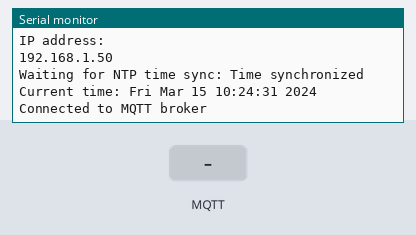
Recording of a sketch running on a simulated ESP8266 (NodeMCU). Shown: the last lines printed to the serial monitor. The test bench sets the inputs (shaded band). WiFi joins after 1.5 s; servers stay silent unless stated; the local clock reads 2024-03-15 10:24:30 at power-on unless the sketch sets it; no MQTT or app messages arrive unless stated.

Above: at 2.7 s.
2.8 s: MQTT message "esp8266/topic" arrives on the first subscribed topic
At 4.0 s:
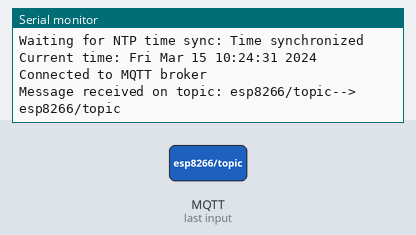
4.3 s: MQTT message "autenticato_esp32" arrives on the first subscribed topic
At 5.1 s:
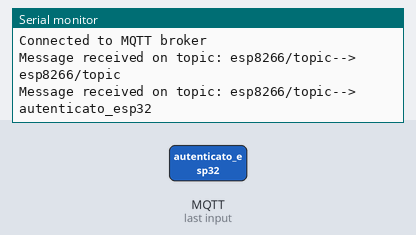
5.8 s: MQTT message "porta_aperta" arrives on the first subscribed topic
At 6.3 s:
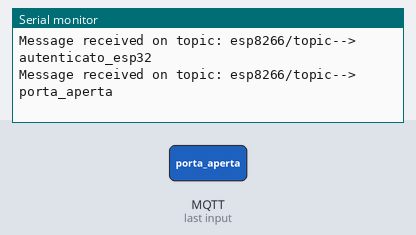
7.3 s: MQTT message "blocca" arrives on the first subscribed topic
At 8.5 s:
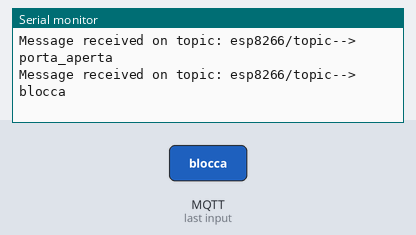
8.8 s: MQTT message "allarme" arrives on the first subscribed topic
At 9.8 s:
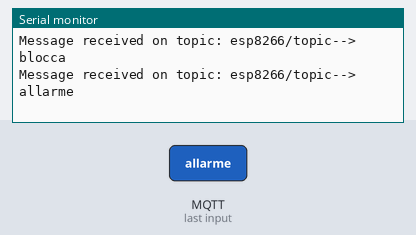
10.3 s: MQTT message "1" arrives on the first subscribed topic
At 10.9 s:
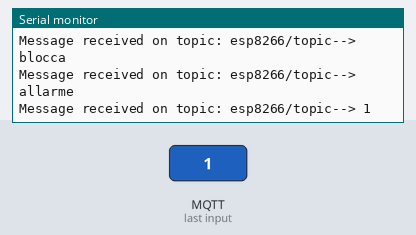

Measured:
- after the input at 2.8 s, the serial monitor: prints a new line at once (image 1)
- after the input at 4.3 s, the serial monitor: prints a new line at once (image 2)
- after the input at 5.8 s, the serial monitor: prints a new line at once (image 3)
- after the input at 7.3 s, the serial monitor: prints a new line at once (image 4)
- after the input at 8.8 s, the serial monitor: prints a new line at once (image 5)
- after the input at 10.3 s, the serial monitor: prints a new line at once (image 6)

The sketch:

Esp8266.ino
```cpp
#include <ESP8266WiFi.h>
#include <PubSubClient.h>
#include <time.h>
#include "secrets.h"


/****************************
 *     Global Variables     *
 ****************************/
// NTP Server settings
const char *ntp_server = "192.168.14.240";
const long gmt_offset_sec = 1L * 60L * 60L;            // GMT offset in seconds (adjust for your time zone)
const int daylight_offset_sec = 3600;                  // Daylight saving time offset in seconds

// WiFi and MQTT client initialization
BearSSL::WiFiClientSecure espClient;
PubSubClient mqtt_client(espClient);


/**********************************
 * functions communication_module *
 **********************************/
void connectToWiFi();
void connectToMQTT();
void syncTime();
void mqttCallback(char *topic, byte *payload, unsigned int length);
void see_esp8266_topic(char *message);
```

a_setup.ino
```cpp
void setup() {
  Serial.begin(115200);

  connectToWiFi();
  syncTime();  // X.509 validation requires synchronization time

  espClient.setTrustAnchors(new BearSSL::X509List(ca_cert));

  /*
    Se nel file 'sudo nano /etc/mosquitto/conf.d/mosquitto.conf' si imposta
    'require_certificate false', commenta questa riga
  */
  espClient.setClientRSACert(new BearSSL::X509List(client_cert), new BearSSL::PrivateKey(client_key));

  mqtt_client.setServer(MQTT_BROKER, MQTT_PORT);
  mqtt_client.setCallback(mqttCallback);
  connectToMQTT();
}
```

b_loop.ino
```cpp
void loop() {
  if (WiFi.status() == WL_CONNECTED) {

    if (!mqtt_client.connected()) {
      connectToMQTT();
    }
    mqtt_client.loop();
  }
  else{
    connectToWiFi();
  }
}
```

c_communication.ino
```cpp
void connectToWiFi() {
  WiFi.mode(WIFI_STA);
  WiFi.begin(ssid, password);
  Serial.println("Connecting to WiFi...");

  while (WiFi.status() != WL_CONNECTED) {
      delay(500);
      Serial.print(".");
  }
  Serial.println("Connected to WiFi");
  Serial.println("IP address: ");
  Serial.println(WiFi.localIP());
  Serial.println();
}


void syncTime() {
    configTime(gmt_offset_sec, daylight_offset_sec, ntp_server);
    Serial.print("Waiting for NTP time sync: ");

    while (time(nullptr) < 8 * 3600 * 2) {
        delay(1000);
        Serial.print(".");
    }

    Serial.println("Time synchronized");
    struct tm timeinfo;

    if (getLocalTime(&timeinfo)) {
        Serial.print("Current time: ");
        Serial.println(asctime(&timeinfo));
    } else {
        Serial.println("Failed to obtain local time");
    }
}


void connectToMQTT() {
  while (!mqtt_client.connected()) {
    if (mqtt_client.connect(HOSTNAME, MQTT_USER, MQTT_PASS)) {
      Serial.println("Connected to MQTT broker");

      mqtt_client.subscribe(MQTT_SUB_ESP82);
    }
    else {
      Serial.print("Failed to connect to MQTT broker, rc=");
      Serial.println(mqtt_client.state());
      delay(5000);
    }
  }
}


void mqttCallback(char *topic, byte *payload, unsigned int length) {
  Serial.print("Message received on topic: ");
  Serial.print(topic);
  Serial.print("--> ");

  char message[length];

  for (int i = 0; i < length; i++) {
    message[i] = (char) payload[i];
  }
  message[length] = '\0';

   if(strcmp(topic, "esp8266/topic") == 0)
      see_esp8266_topic(message);

  Serial.println(message);
}


void see_esp8266_topic(char *message){

  if(strcmp(message, "autenticato_esp32") == 0){
    mqtt_client.publish(MQTT_PUB_RASBERRY, "autenticato");
  }
  else if (strcmp(message, "tentativo_di_accesso_esp32") == 0) {
    mqtt_client.publish(MQTT_PUB_RASBERRY, "tentativo_di_accesso");
  }
  else if (strcmp(message, "autenticazione_fallita_esp32") == 0) {
    mqtt_client.publish(MQTT_PUB_RASBERRY, "autenticazione_fallita");
    mqtt_client.publish(MQTT_PUB_ARDUINO, "allarme");
  }
  else if(strcmp(message, "persona_rilevata_arduino") == 0){
    mqtt_client.publish(MQTT_PUB_RASBERRY, "persona_rilevata");
  }
  else if(strcmp(message, "persona_rilevata_end_arduino") == 0){
    mqtt_client.publish(MQTT_PUB_RASBERRY, "persona_rilevata_end");
  }
  else if (strcmp(message, "porta_aperta") == 0) {
    mqtt_client.publish(MQTT_PUB_ESP32, "apri porta");
  }
  else if (strcmp(message, "blocca") == 0) {
    mqtt_client.publish(MQTT_PUB_ESP32, "blocca");
  }
  else if (strcmp(message, "allarme") == 0) {
    mqtt_client.publish(MQTT_PUB_ARDUINO, "allarme");
  }
}
```

secrets.h
```cpp
const char ssid[] = "Rasberry-AP";
const char password[] = "Password123";

#define HOSTNAME "esp8266"

IPAddress MQTT_BROKER(192, 168, 14, 240);
const int MQTT_PORT = 8883;
const char MQTT_USER[] = "esp8266";
const char MQTT_PASS[] = "%Esp_82!!%";

const char MQTT_SUB_ESP82[] = "esp8266/topic";
const char MQTT_PUB_RASBERRY[] = "rasberry/topic";
const char MQTT_PUB_ESP32[] = "esp32/topic";
const char MQTT_PUB_ARDUINO[] = "arduino/topic";


static const char ca_cert[]
PROGMEM = R"EOF(
-----BEGIN CERTIFICATE-----
MIIDpzCCAo+gAwIBAgIUeMyN+J/Wc+cR1grJ5PSGewcpegEwDQYJKoZIhvcNAQEL
BQAwYzELMAkGA1UEBhMCSVQxDjAMBgNVBAgMBUl0YWx5MRAwDgYDVQQHDAdTYWxl
cm5vMQ4wDAYDVQQKDAVVbmlzYTEOMAwGA1UECwwFVW5pc2ExEjAQBgNVBAMMCXVu
aXNhLmNvbTAeFw0yNDA3MjcxOTE5MThaFw0zNDA3MjUxOTE5MThaMGMxCzAJBgNV
BAYTAklUMQ4wDAYDVQQIDAVJdGFseTEQMA4GA1UEBwwHU2FsZXJubzEOMAwGA1UE
CgwFVW5pc2ExDjAMBgNVBAsMBVVuaXNhMRIwEAYDVQQDDAl1bmlzYS5jb20wggEi
MA0GCSqGSIb3DQEBAQUAA4IBDwAwggEKAoIBAQDDA1HLRDq11RephG7MDvbstyQi
qwSec8GvEIOA5BsXkBOi14gxkJMoln62vVaGaDZBZN7QNSw6CMXz3KOGFY+N0oZU
LNkGPCKjy+UCa3QT0jxcI1y9eMvMWXIMvpkBQPCvfS7wyozn4rUnjyrp7ASt50Z/
mhff2d9F7uPLTUwtJt4RmUlF/4SBIKOKDRjn87M+r3Ovg4x9tnUbdWeFFGK1slHk
vWUMlWJq606JyE37KyRPLmtDtwX2rRqSIEcjIHNEpSlVWFweUmAujKoUmlWsmnhZ
Oowg4j+RxzVZ5LQhT4ZcxtvJx508W0Kl+0ZZKAM3gcnZ9+P3gip+kMXwyvVrAgMB
AAGjUzBRMB0GA1UdDgQWBBTixY9b3Ef5YYMldgxBJDf8pl97PzAfBgNVHSMEGDAW
gBTixY9b3Ef5YYMldgxBJDf8pl97PzAPBgNVHRMBAf8EBTADAQH/MA0GCSqGSIb3
DQEBCwUAA4IBAQAo8nZ6GeMyARjp8Y3XtGGy8LlcpOoNZWZOf4QLDTGHHkFy9qHS
Tu6EuEmZMjWCR8HO/aAa1c3RHbqcUT98Ie8uBDq56ewBa7TkfrCoTY00G9ltgYb1
Xgm15L022FJLfJNxjSYyZ0eL/8XIpbYy/j8VzA2PMWNXH6sHY+sxfpLpB4N+4m/c
vTchagvuW+UThoxqXWZItXjn28IRQeAdB/LWJNuruIDgO9V8wgFguZ2OleT2AAAy
md/umjrjRGqMrZQOfz0ktv37sgS/eabwB1TZYmqsBdI3EXnQkSrOlVOMz7gc/CZG
yHaEP8bt5pw4a+y0noP1hgS/3SjJd6vKdESy
-----END CERTIFICATE-----
)EOF";


const char client_cert[] PROGMEM = R"EOF(
-----BEGIN CERTIFICATE-----
MIIDSjCCAjICFFOxmnwbP9I8DzUl3Dn/KrqxjQ7sMA0GCSqGSIb3DQEBCwUAMGMx
CzAJBgNVBAYTAklUMQ4wDAYDVQQIDAVJdGFseTEQMA4GA1UEBwwHU2FsZXJubzEO
MAwGA1UECgwFVW5pc2ExDjAMBgNVBAsMBVVuaXNhMRIwEAYDVQQDDAl1bmlzYS5j
b20wHhcNMjQwNzI3MTkyNDA4WhcNMzQwNzI1MTkyNDA4WjBgMQswCQYDVQQGEwJJ
VDEOMAwGA1UECAwFSXRhbHkxEDAOBgNVBAcMB1NhbGVybm8xDjAMBgNVBAoMBVVu
aXNhMQ4wDAYDVQQLDAVVbmlzYTEPMA0GA1UEAwwGY2xpZW50MIIBIjANBgkqhkiG
9w0BAQEFAAOCAQ8AMIIBCgKCAQEAz1ufMnUQF13TfFyOLFEOjrbr/3M9kM3rhq6g
eAe9MmGYD9uswEUVl2e6jA1dXsm0Ck0Ct4TDIV7Dmv8jawBfybI7LCov8awhqh+p
HtrO9YkIJCmqyhGD9Pzyl2WlVb8uOhkRYrZWDq/vutGCqXsTOZSvGlV6yiVQjEyF
ZPRyITssnQQQtreQvuC5xEoZWceVMaS79UooBqZRs3xtO+mXlGOezAPyxTRIQU0S
2WWZ1O3R16dvn4u8CHC1KUnPwNtnmqAMjcLsuiWIzaPoh6K+WD/m7oLUFEyk/OZX
aHNbJz55yFCA+Ue3U+emoFi2PZMkc3owHsI6/bRzNLvtGNKppwIDAQABMA0GCSqG
SIb3DQEBCwUAA4IBAQC7YbXcxf5QJzreRJkLB7/RclJwZJ76oJPld/Nh3T+2xHXR
cG0hH34Uchhl32rQ5+LMb5+q/fNABkve8is30HSDnC4a/f9R0+YfRNkWT/swMXic
uNkINU8WotOVtv5VVGb92fui1RC+qgde7DYhPVUI6GBQhgut5FkmhGDBkq1EmtrT
ED3MsoVXZqWtGP9gICLSoztOJwmmLQzcGflNxoxlHcWOJaq3Hng+P2RzWVeIH+Ti
5kwHMiDfJg1wIC94ITc7Ah5jcdXcBCeFBJxQLret79/jv2J7gxCsq4VRh5JkeQe2
MblkOnczp+yHLMrhMz0ISEFTDnPJhQIGqtdQyCc2
-----END CERTIFICATE-----
)EOF";


const char client_key[] PROGMEM = R"EOF(
-----BEGIN RSA PRIVATE KEY-----
MIIEvgIBADANBgkqhkiG9w0BAQEFAASCBKgwggSkAgEAAoIBAQDPW58ydRAXXdN8
XI4sUQ6Otuv/cz2QzeuGrqB4B70yYZgP26zARRWXZ7qMDV1eybQKTQK3hMMhXsOa
/yNrAF/JsjssKi/xrCGqH6ke2s71iQgkKarKEYP0/PKXZaVVvy46GRFitlYOr++6
0YKpexM5lK8aVXrKJVCMTIVk9HIhOyydBBC2t5C+4LnEShlZx5UxpLv1SigGplGz
fG076ZeUY57MA/LFNEhBTRLZZZnU7dHXp2+fi7wIcLUpSc/A22eaoAyNwuy6JYjN
o+iHor5YP+bugtQUTKT85ldoc1snPnnIUID5R7dT56agWLY9kyRzejAewjr9tHM0
u+0Y0qmnAgMBAAECggEAEfl+PlB5eZ0PhRs808ie+24N3RHvR0siXIVssZryIpjl
JpLDUdNrQLmkKRnLezj+21m7n47pn03opNnzBwZ8Ry6lBHoPt+JU9LtT3LHY+N3N
D91wyZ1lE+qNWORdxaYR6sVbhXQK17EWldotemWJ0Bb8asr4HufHKLJFae/qqMih
beSDFjpgMeC4QLU2S+cgVqbylvfW7DLvF1zQPOv+M9K4Zy9GxygTdLVBpND6EXgk
vHMKTYJbYW1sjQEaQ7nNQG1aJvhqM7BgJ5iembtAwDveMAU83a7yteu7eJOuPOTl
10E8TwecfqogGVJqy36LMLVRYkV+Rl2z23CugNP04QKBgQDpOkzKXtAcuF/b8SY5
fLg5TpSWyONG5wiP535nk3RU3pKM4QQCeKEF3Wmheh2GNmxn55iqNUxJGaRtMVc0
Npu9rN3JMu+zhFmlJl8mYRCKfg2Jhk7p+4YOvF9jF9vkp1MEvYXE9+XNv2zHcrec
KdcDbPP5dB37jlJWjLSO3kmBUQKBgQDjmq+o/zNGOwFJ6RCK3tfr05f/ajVQyV+D
PJuUHMyKgMgXpSrW/+KtScPiHYHloqRIbfjtUM2JNBFc5z7ARhDvXBb0WIBYhh3o
+NeEn+LML8me40taICyivYKzaTBeRnV+2+DhNw41LrNvlVcDjMHpRZa/UIWrugH7
zKPq75N9dwKBgCRc7KAYzEXOEVQPczA/W9HDiLNBuv3RA6q8Ix8vBFI/KYZBhwiD
mkd50ABXM8c7MQe6Ojk/ehdjohlMOhZv9TRLgYDfKjRJDFkNdIRdWeDd6mpowGEG
0E333L9sduJdnDn++p5NME017VXjcvEsLNPh5uAb1JjmBbxsz7H+wmMhAoGBANKE
e987FGjsIJgFSzi3P02v65Hh4ah0abSQNXJ8ZK/ix7AfJA2ypi4T4WteUYxdr8gS
d8DBESrLjxe4B7F93SIXsl+VEDlQ649Vwrm3zOWBeeJNZ5/XzJFF6gMZ0xQP5ZNN
uqV0794+8NbPcakl4yFpLTKNPuYEaNtGf4LIz0mnAoGBANZ0slEIjlbAfGnGxfDf
5TogbbXxBPB5M+Hhk4IrxHO8pF4qJDawujKv8XFciFY/2tDP1Wz3qtHTqo/i39xn
tQub4Q5ATarfjyXCVs//+Adcz0uiX7I5LUSSCidnhk/XQdM2YtEf1TzGpTNinCO7
ISJeCn1e9g9r1lyXv1c8hZbd
-----END RSA PRIVATE KEY-----
)EOF";
```
